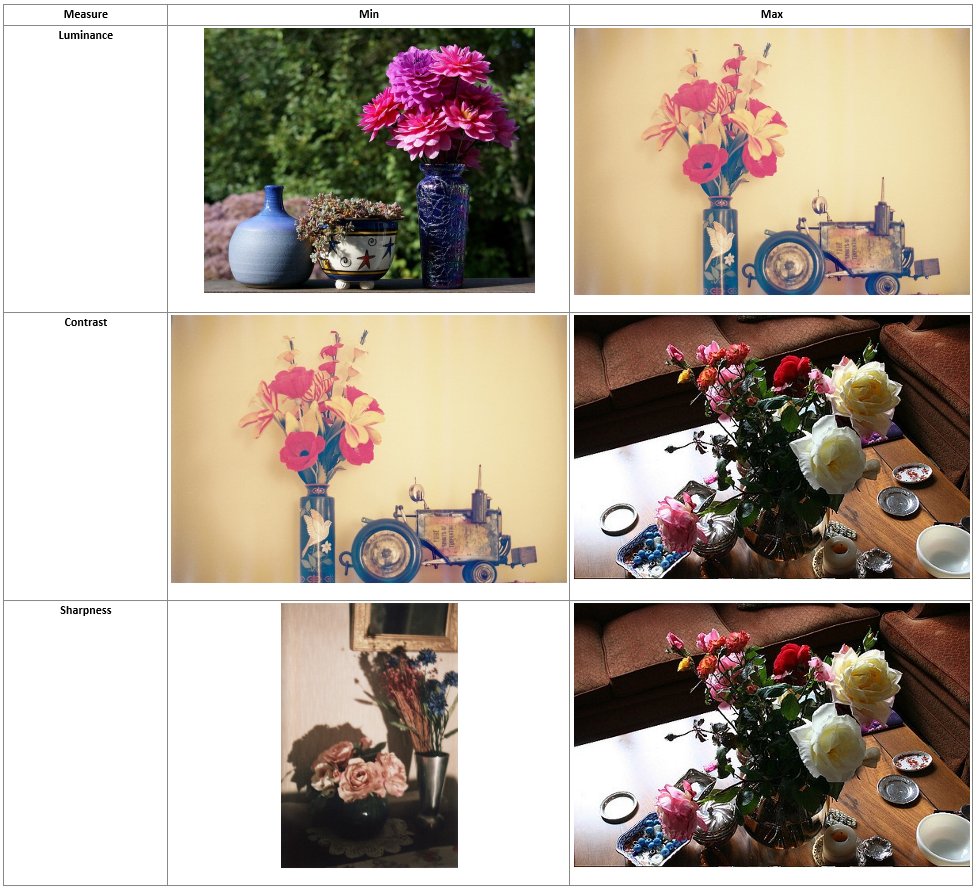
#> input picture summary.png, 977 x 892 px
$ python -i analytics_generator.py   (imports and definitions only)   (older library calls are emulated)
#> lines starting #> are read from the running program, lines starting #| are printed output that depends on the picture
# This script lists the functions for image and annotations analytics.
# Nadya D. 2023


import math
import cv2
import numpy as np
import logging


def get_objects_stats(coco_json_data):
    '''
    This function generates basic COCO annotations statistics:
    (1) number of objects per image and
    (2) number of objects per class.
    Takes COCO JSON data as input and
    returns (1), (2), number of images in the JSON data,
    and number of annotated objects.
    '''

    objects_count = {}
    num_objects_per_img = {}
    num_objects_per_class = {}
    num_of_objects = 0

    for i in coco_json_data['images']:
        annotations = list(filter(lambda a: a['image_id'] == i['id'], coco_json_data['annotations']))
        objects_count[i['file_name']] = len(annotations)
        num_of_objects += len(annotations)
        for a in annotations:
            c = list(filter(lambda cat: cat['id'] == a['category_id'], coco_json_data['categories']))[0]['name']
            if c not in num_objects_per_class:
                num_objects_per_class[c] = 0
            num_objects_per_class[c] += 1
    for f in objects_count:
        if objects_count[f]>=10:
            n = '>=10'
        else:
            n = str(objects_count[f])
        if n not in num_objects_per_img:
            num_objects_per_img[n] = 0
        num_objects_per_img[n] += 1

    return {'num_per_img': num_objects_per_img,
            'num_per_class': num_objects_per_class,
            'num_of_imgs': len(objects_count),
            'num_of_objects': num_of_objects}


class ImageMetricsGenerator():
    '''
    This class is used to generate basic image quality metrics.

    Attributes
    ----------
    image_path: str
        the filename of the image.
    bgr_arr: NumPy array
        the image file opened as an array in BGR colour format.
    grey_arr: NumPy array
        the image file opened as an array in greyscale format.
    yuv_arr: NumPy array
        the image file opened as an array in YUV colour format.

    Methods
    -------
    get_sharpness()
        Returns tne sharpness of the image.
    get_contrast()
        Returns the contrast of the image.
    get_luminance():
        Returns the luminance of the image.
    get_img_metrics():
        Returns a dictionary of the three image quality metrics.
    '''

    @classmethod
    def __init__(self, image_path):
#> called with image_path = '../summary.png'
        self.logger = logging.getLogger()
        self.img_path = image_path

        try:
            image_array = cv2.imread(image_path)
#> image_array is the input picture: shape (892, 977, 3); mean B, G, R 156.2, 168.6, 181.2
        except Exception:
            self.logger.exception(f'Failed to open file: {self.img_path}')

        try:
            image_shape = image_array.shape
#> image_shape = (892, 977, 3)
        except AttributeError:
            self.logger.exception(f'Failed to read {self.img_path} as an image.')
            return

        if len(image_shape) == 3:
            grey_img = cv2.cvtColor(image_array, cv2.COLOR_BGR2GRAY)
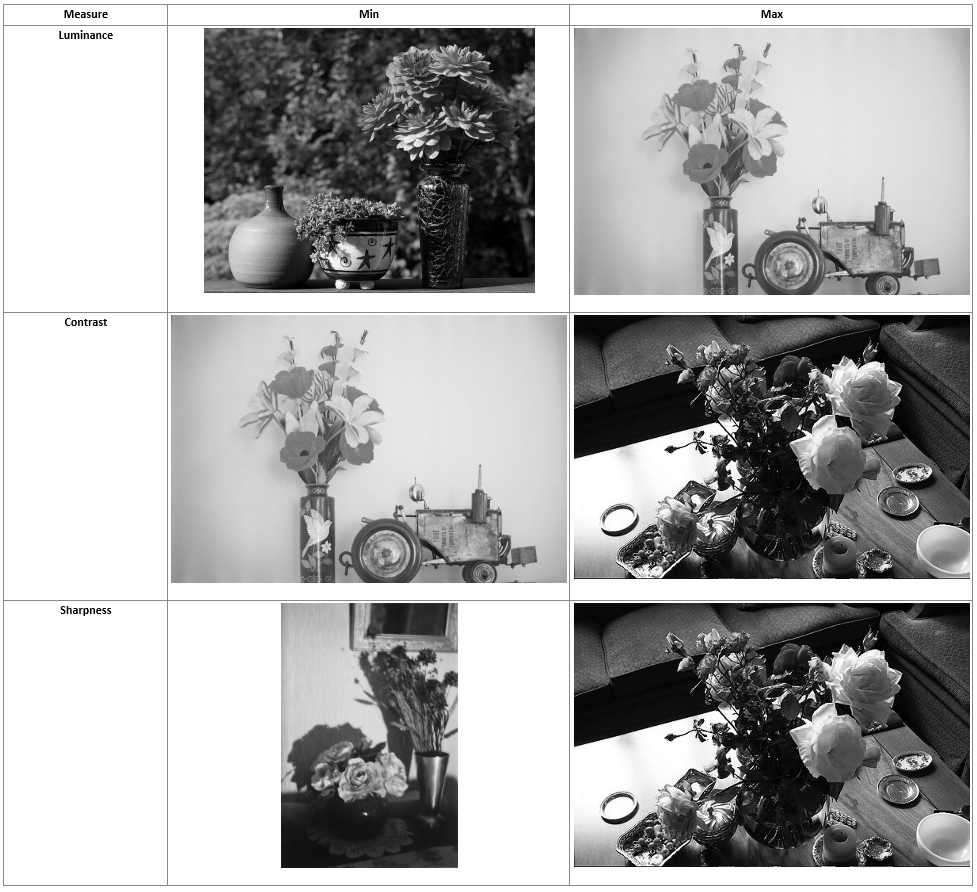
#> grey_img: shape (892, 977); min 0, max 255, mean 171
            bgr_img = image_array
        else:
            grey_img = image_array
            bgr_img = cv2.cvtColor(image_array, cv2.COLOR_GRAY2BGR)
        yuv_img = cv2.cvtColor(bgr_img, cv2.COLOR_BGR2YUV)
#> yuv_img: shape (892, 977, 3); mean of channels 0, 1, 2 171, 120.7, 137
        self.bgr_arr = bgr_img
        self.grey_arr = grey_img
        self.yuv_arr = yuv_img


    def get_sharpness(self):
        # Returns tne sharpness of the image.
        sharpness = math.nan
        try:
            sharpness = round(float(cv2.Laplacian(self.grey_arr, cv2.CV_64F).var()), 2)
        except Exception:
            self.logger.exception(f'Failed to compute blurriness value for {self.img_path}')
        return sharpness


    def get_contrast(self):
        # Returns the contrast of the image.
        contrast = math.nan
        try:
            contrast = round(float(self.grey_arr.std()), 4)
        except Exception:
            self.logger.exception(f'Failed to compute contrast value for {self.img_path}')
        return contrast


    def get_luminance(self):
        # Returns the luminance of the image.
        img_luminance = math.nan
        try:
            y, u, v = cv2.split(self.yuv_arr)
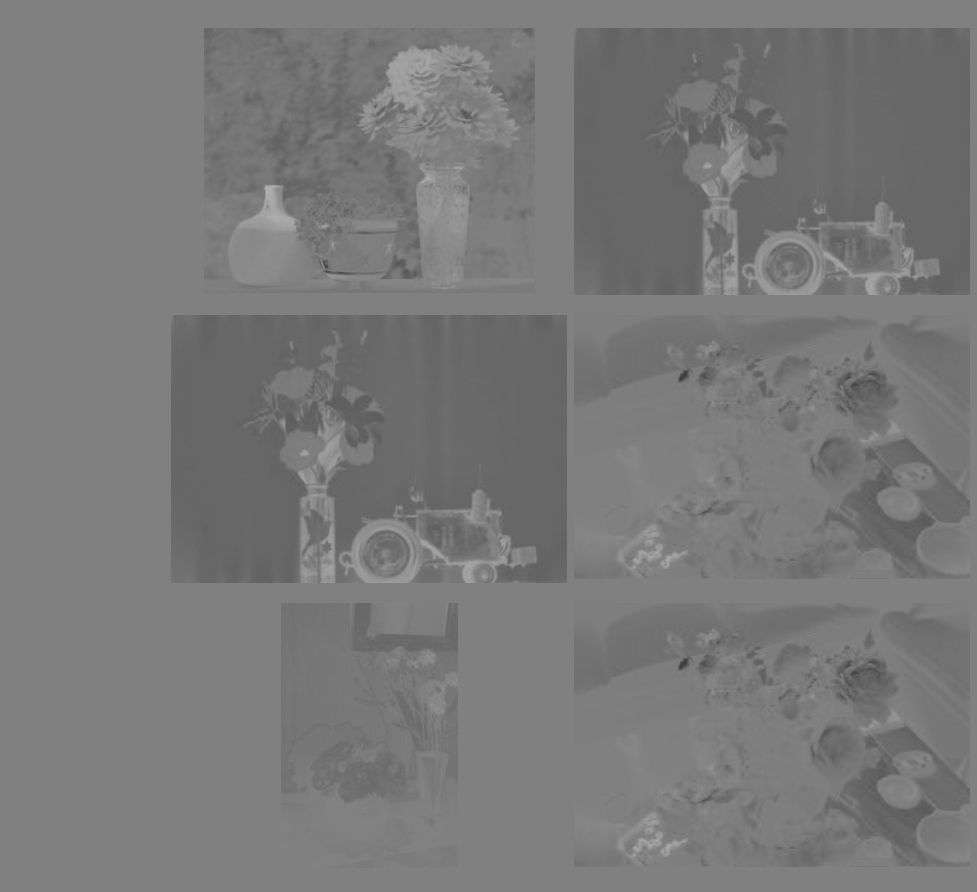
#> u: shape (892, 977); min 57, max 180, mean 120.7
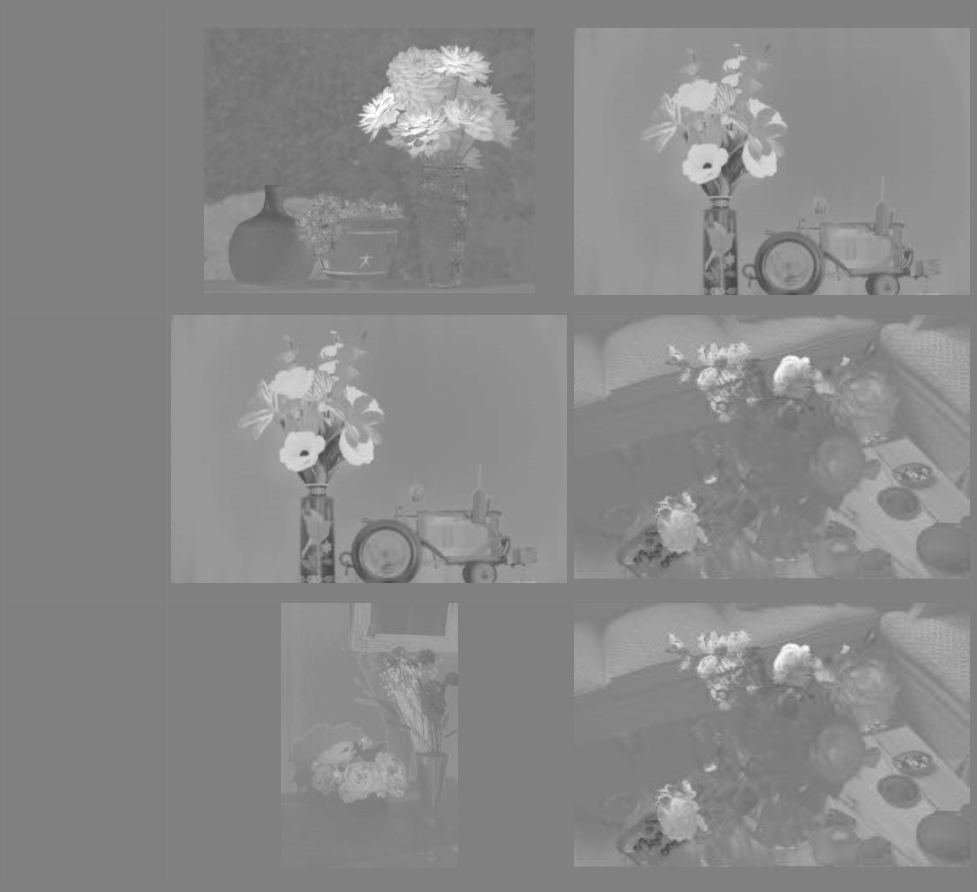
#> v: shape (892, 977); min 63, max 255, mean 137
            img_luminance = np.average(y)
#> img_luminance = 171
        except Exception:
            self.logger.exception(f'Failed to compute luminance value for {self.img_path}')
        return img_luminance


    def get_img_metrics(self):
        # Returns a dictionary of the three image quality metrics.
        sharpness = self.get_sharpness()
        contrast = self.get_contrast()
        img_luminance = self.get_luminance()
#> img_luminance = 171
        return {'luminance': img_luminance, 'contrast': contrast, 'sharpness': sharpness}

>>> result = ImageMetricsGenerator('../summary.png').get_img_metrics()
#> result = {'luminance': 171, 'contrast': 88.68, 'sharpness': 3295.1}
